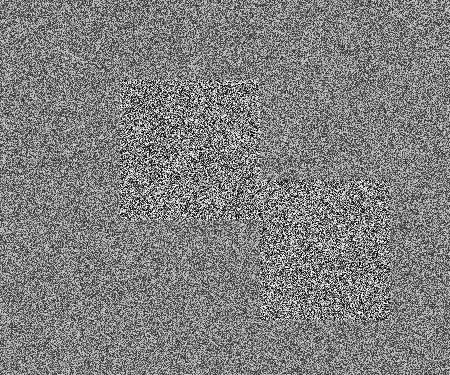
#> input picture data/middlebury_cones/left.png, 450 x 375 px
$ python generar_graficas.py
#> lines starting #> are read from the running program, lines starting #| are printed output that depends on the picture
"""Genera las gráficas de rendimiento y mapas de disparidad/error del Proyecto 5."""
import csv
from pathlib import Path
import numpy as np
import matplotlib.pyplot as plt
from PIL import Image

ROOT = Path(__file__).resolve().parents[1]
RESULTS_DIR = ROOT / "experiments" / "results"
FIGURES_DIR = ROOT / "experiments" / "figures"
RESUMEN_CSV = RESULTS_DIR / "experimentos_resumen.csv"


def cargar_resumen():
    with open(RESUMEN_CSV, newline="", encoding="utf-8") as f:
#> (reads experiments/results/experimentos_resumen.csv from the repository)
        return list(csv.DictReader(f))


def graficar_speedup_y_eficiencia(filas):
    escenarios = [
        ("small", "32", "Pequeña (225×187), D=32"),
        ("small", "64", "Pequeña (225×187), D=64"),
        ("large", "32", "Grande (450×375), D=32"),
        ("large", "64", "Grande (450×375), D=64"),
    ]

    # Figura 1: Speedup (Pipeline)
    fig, axes = plt.subplots(2, 2, figsize=(11, 8), sharey=True)
    for ax, (ds, d, titulo) in zip(axes.flat, escenarios):
        sub = [r for r in filas if r["dataset"] == ds and r["max_disp"] == d]
        for modo, color, marcador in [("multiprocessing", "#1f77b4", "o"), ("mpi", "#d62728", "s")]:
            pts = sorted([r for r in sub if r["modo"] == modo], key=lambda x: int(x["procesos"]))
            if not pts:
                continue
            ps = [int(r["procesos"]) for r in pts]
            sp = [float(r["speedup_pipeline"]) for r in pts]
            ax.plot(ps, sp, marker=marcador, linewidth=2, color=color, label=modo.upper())
        ax.plot([1, 2, 4], [1, 2, 4], "--", color="gray", alpha=0.7, label="Ideal (S=p)")
        ax.axhline(1.0, color="black", linestyle=":", alpha=0.5)
        ax.set_title(titulo, fontsize=10, fontweight="bold")
        ax.set_xlabel("Procesos (p)")
        ax.set_ylabel("Speedup S(p)")
        ax.set_xticks([1, 2, 4])
        ax.grid(True, alpha=0.3)
        ax.legend(fontsize=8)
    fig.suptitle("Escalabilidad Fuerte: Speedup del Pipeline (Cómputo + Comunicación + Ensamblado)", fontsize=12, fontweight="bold")
    plt.tight_layout()
    plt.savefig(FIGURES_DIR / "fig1_speedup_pipeline.png", dpi=300)
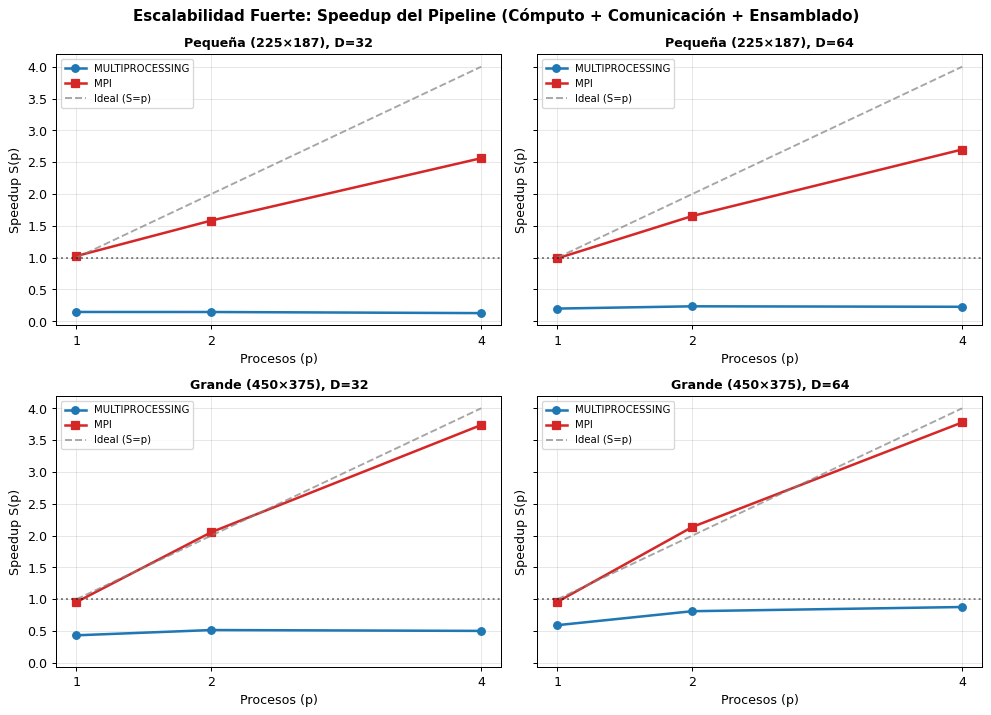
#> figure drawn by matplotlib, 4 panels
    plt.close()

    # Figura 2: Eficiencia (Pipeline)
    fig, axes = plt.subplots(2, 2, figsize=(11, 8), sharey=True)
    for ax, (ds, d, titulo) in zip(axes.flat, escenarios):
        sub = [r for r in filas if r["dataset"] == ds and r["max_disp"] == d]
        for modo, color, marcador in [("multiprocessing", "#1f77b4", "o"), ("mpi", "#d62728", "s")]:
            pts = sorted([r for r in sub if r["modo"] == modo], key=lambda x: int(x["procesos"]))
            if not pts:
                continue
            ps = [int(r["procesos"]) for r in pts]
            ef = [float(r["eficiencia_pipeline"]) * 100.0 for r in pts]
            ax.plot(ps, ef, marker=marcador, linewidth=2, color=color, label=modo.upper())
        ax.axhline(100.0, color="gray", linestyle="--", alpha=0.7, label="Ideal (100%)")
        ax.set_title(titulo, fontsize=10, fontweight="bold")
        ax.set_xlabel("Procesos (p)")
        ax.set_ylabel("Eficiencia E(p) [%]")
        ax.set_xticks([1, 2, 4])
        ax.grid(True, alpha=0.3)
        ax.legend(fontsize=8)
    fig.suptitle("Eficiencia Paralela por Tamaño de Imagen y Rango de Disparidad", fontsize=12, fontweight="bold")
    plt.tight_layout()
    plt.savefig(FIGURES_DIR / "fig2_eficiencia_pipeline.png", dpi=300)
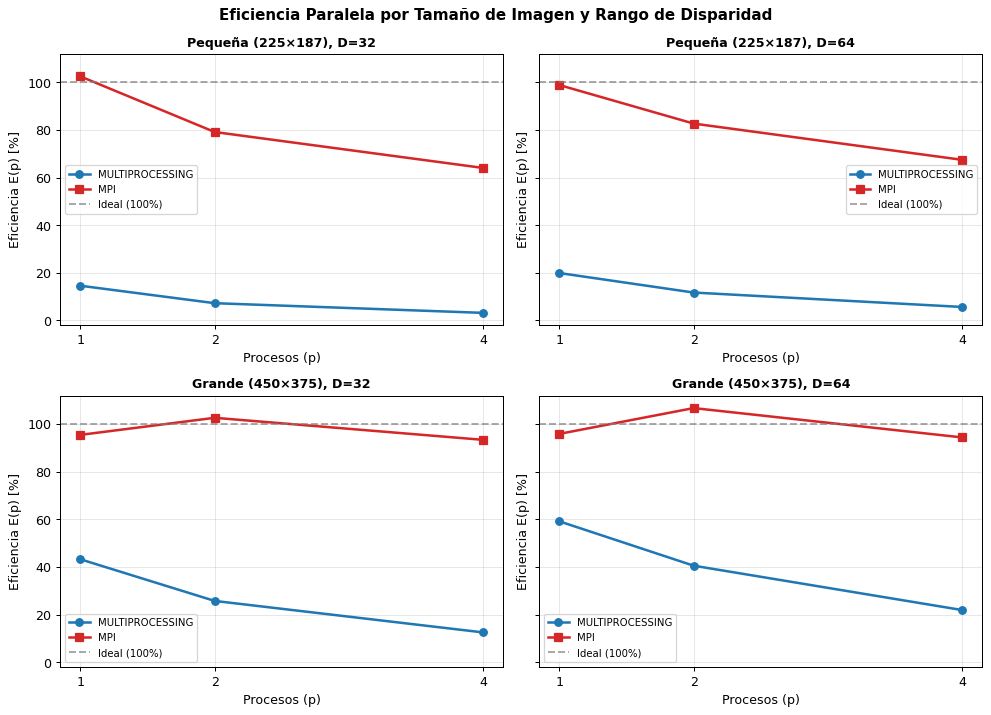
#> figure drawn by matplotlib, 4 panels
    plt.close()


def graficar_overhead_y_cruce(filas):
    # Figura 3: Tiempo de pipeline vs tiempo desde lanzamiento (p=4 vs secuencial)
    etiquetas = ["Pequeña\nD=32", "Pequeña\nD=64", "Grande\nD=32", "Grande\nD=64"]
    pares = [("small", "32"), ("small", "64"), ("large", "32"), ("large", "64")]

    seq_pipe, mp4_pipe, mpi4_pipe = [], [], []
    seq_lanz, mp4_lanz, mpi4_lanz = [], [], []

    for ds, d in pares:
        def get_val(modo, p, col):
            for r in filas:
                if r["dataset"] == ds and r["max_disp"] == d and r["modo"] == modo and int(r["procesos"]) == p:
                    return float(r[col])
            return 0.0

        seq_pipe.append(get_val("secuencial", 1, "t_pipeline_s"))
        mp4_pipe.append(get_val("multiprocessing", 4, "t_pipeline_s"))
        mpi4_pipe.append(get_val("mpi", 4, "t_pipeline_s"))

        seq_lanz.append(get_val("secuencial", 1, "t_lanzamiento_s"))
        mp4_lanz.append(get_val("multiprocessing", 4, "t_lanzamiento_s"))
        mpi4_lanz.append(get_val("mpi", 4, "t_lanzamiento_s"))

    x = np.arange(len(etiquetas))
    w = 0.25

    fig, (ax1, ax2) = plt.subplots(1, 2, figsize=(12, 4.8))
    ax1.bar(x - w, seq_pipe, w, label="Secuencial (p=1)", color="#7f7f7f")
    ax1.bar(x, mp4_pipe, w, label="Multiprocessing (p=4)", color="#1f77b4")
    ax1.bar(x + w, mpi4_pipe, w, label="MPI (p=4)", color="#d62728")
    ax1.set_title("Tiempo interno del Pipeline (s)", fontweight="bold")
    ax1.set_xticks(x)
    ax1.set_xticklabels(etiquetas)
    ax1.set_ylabel("Tiempo (s) — menor es mejor")
    ax1.grid(axis="y", alpha=0.3)
    ax1.legend()

    ax2.bar(x - w, seq_lanz, w, label="Secuencial (p=1)", color="#7f7f7f")
    ax2.bar(x, mp4_lanz, w, label="Multiprocessing (p=4)", color="#1f77b4")
    ax2.bar(x + w, mpi4_lanz, w, label="MPI (p=4)", color="#d62728")
    ax2.set_title("Tiempo total desde lanzamiento (incl. arranque SO/MPI)", fontweight="bold")
    ax2.set_xticks(x)
    ax2.set_xticklabels(etiquetas)
    ax2.set_ylabel("Tiempo (s) — menor es mejor")
    ax2.grid(axis="y", alpha=0.3)
    ax2.legend()

    fig.suptitle("Punto de Cruce: Ganancia de Cómputo vs. Overhead de Coordinación y Arranque", fontsize=12, fontweight="bold")
    plt.tight_layout()
    plt.savefig(FIGURES_DIR / "fig3_punto_cruce_overhead.png", dpi=300)
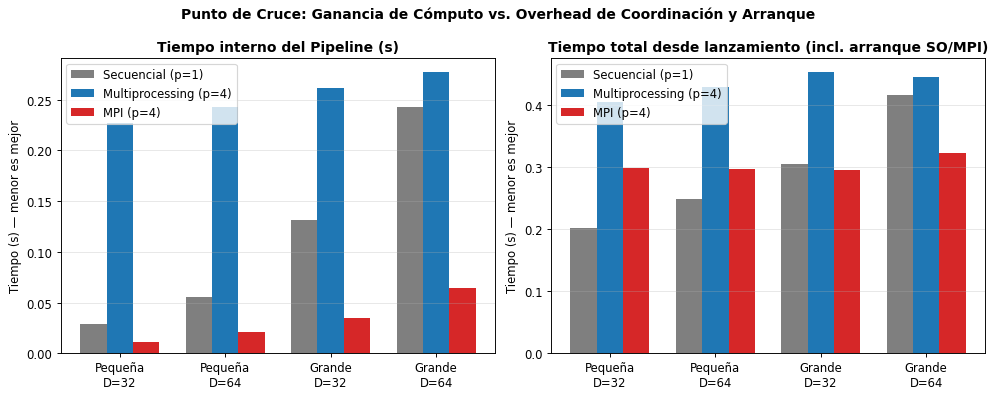
#> figure drawn by matplotlib, 2 panels; panel 1: tallest bar 0.243 high, from x = 2.62 to 2.88; panel 1: tallest bar 0.277 high, from x = 2.88 to 3.12; panel 1: tallest bar 0.0644 high, from x = 3.12 to 3.38; panel 2: tallest bar 0.416 high, from x = 2.62 to 2.88
    plt.close()


def graficar_mapas_disparidad():
    # Figura 4: Visualización cualitativa y mapa de error (dataset grande, D=64)
    ds_dir = ROOT / "data" / "middlebury_cones"
    disp_path = RESULTS_DIR / "mapas" / "large_d64_mpi_p4.png"
    if not disp_path.is_file():
        disp_path = RESULTS_DIR / "mapas" / "large_d64_secuencial_p1.png"

    left = np.array(Image.open(ds_dir / "left.png").convert("L"))
#> left is the input picture: shape (375, 450); min 0, max 254, mean 126.9
#> (the run stopped early here; a loop or call above may not have finished)
